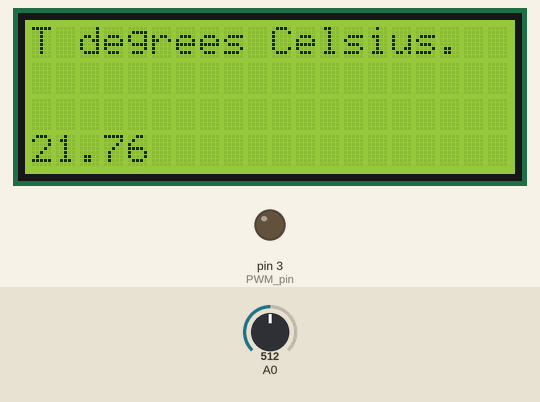
Recording of a sketch running on a simulated Arduino Uno, built with avr-gcc and run on an emulated ATmega328P. On the bench: 20×4 character LCD, output pins drawn as LEDs (lit = HIGH). The inputs (shaded band) are chosen by the test bench; at power-on: A0 = 512.

Above: at 1.2 s.
1.3 s: A0 set to 245
At 3.3 s:
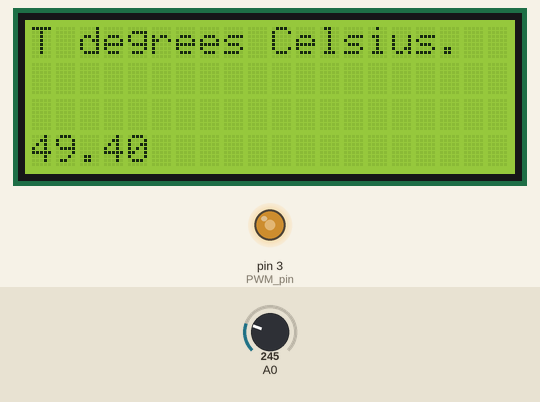
3.6 s: A0 set to 265
At 5.0 s:
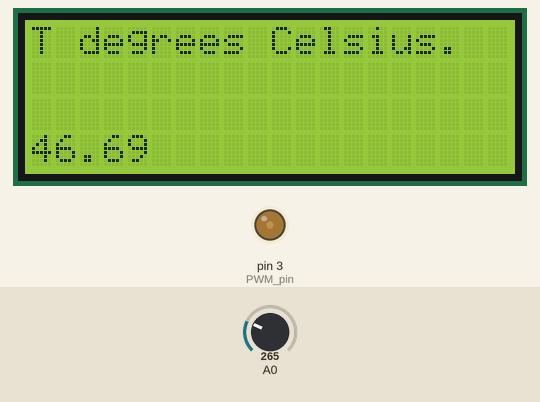
5.9 s: A0 set to 122
At 6.8 s:
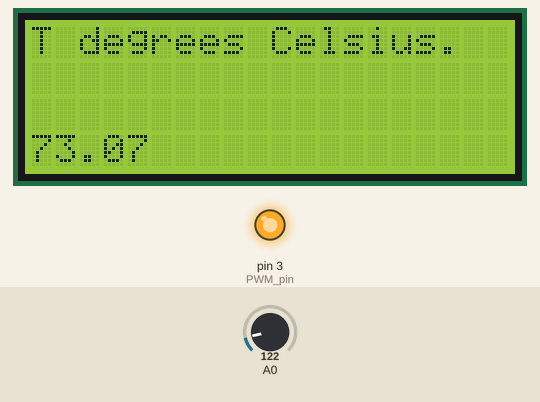
Timing chart, 0 to 8.9 s (numbered marks = the images above; inputs shaded):
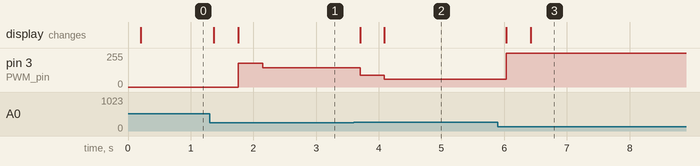

Measured:
- after the input at 1.3 s, pin 3 (PWM_pin): 0/255 → 179/255 after 0.46 s, → 143/255 0.39 s later; the display: first changes after 0.07 s (image 1 shows a later state)
- after the input at 3.6 s, pin 3 (PWM_pin): 143/255 → 90/255 after 0.10 s, → 58/255 0.39 s later, → 59/255 0.39 s later; the display: first changes after 0.10 s (image 2 shows a later state)
- after the input at 5.9 s, pin 3 (PWM_pin): 59/255 → 255/255 after 0.13 s; the display: first changes after 0.13 s (image 3 shows a later state)

The sketch:

PID_LECTURA.ino
```cpp
/*    Max6675 Module  ==>   Arduino
 *    CS              ==>     D10
 *    SO              ==>     D12
 *    SCK             ==>     D13
 *    Vcc             ==>     Vcc (5v)
 *    Gnd             ==>     Gnd      */
#include <SPI.h>
#include <math.h>


float rAux = 102600;
float vcc = 5;
float beta = 3977.0;
float temp0 = 298.0;
float r0 = 88600;

float vm = 0;
float rntc = 0;
float tK = 0;
//LCD config

#include <Wire.h>
#include <LiquidCrystal_I2C.h>
LiquidCrystal_I2C lcd(0x3f,20,4);  //sometimes the adress is not 0x3f. Change to 0x27 if it dosn't work.

/*    i2c LCD Module  ==>   Arduino
 *    SCL             ==>     A5
 *    SDA             ==>     A4
 *    Vcc             ==>     Vcc (5v)
 *    Gnd             ==>     Gnd      */

//I/O
int PWM_pin = 3;  //Pin for PWM signal to the MOSFET driver (the BJT npn with pullup)
int clk = 8;      //Pin 1 from rotary encoder
int data = 9;     //Pin 2 from rotary encoder


//Variables
float set_temperature = 50;            //Default temperature setpoint. Leave it 0 and control it with rotary encoder

float temperature_read = 0.0;
float PID_error = 0;
float previous_error = 0;
float elapsedTime, Time, timePrev;
float PID_value = 0;
int button_pressed = 0;
int menu_activated=0;
float last_set_temperature = 0;

//Vraiables for rotary encoder state detection
int clk_State;
int Last_State;
bool dt_State;

//PID constants
//////////////////////////////////////////////////////////
int kp = 90;   int ki = 30;   int kd = 80;
//////////////////////////////////////////////////////////

int PID_p = 0;    int PID_i = 0;    int PID_d = 0;
float last_kp = 0;
float last_ki = 0;
float last_kd = 0;
int PID_values_fixed =0;

void setup() {
  Serial.begin(9600);
  pinMode(PWM_pin,OUTPUT);
  Time = millis();

  lcd.init();
  lcd.backlight();
}

void loop() {
//if(menu_activated==0)
//{
  // First we read the real value of temperature
  temperature_read = readThermocouple();
  lcd.setCursor(0,0);
  lcd.print("Temperature: ");
  lcd.setCursor(0, 14);
  lcd.print(temperature_read);
  lcd.setCursor(1,0);
  lcd.println(" degrees Celsius.");

  //Next we calculate the error between the setpoint and the real value
  PID_error = set_temperature - temperature_read + 3;
  //Calculate the P value
  PID_p = 0.01*kp * PID_error;
  //Calculate the I value in a range on +-3
  PID_i = 0.01*PID_i + (ki * PID_error);


  //For derivative we need real time to calculate speed change rate
  timePrev = Time;                            // the previous time is stored before the actual time read
  Time = millis();                            // actual time read
  elapsedTime = (Time - timePrev) / 1000;
  //Now we can calculate the D calue
  PID_d = 0.01*kd*((PID_error - previous_error)/elapsedTime);
  //Final total PID value is the sum of P + I + D
  PID_value = PID_p + PID_i + PID_d;

  //We define PWM range between 0 and 255
  if(PID_value < 0)
  {    PID_value = 0;    }
  if(PID_value > 255)
  {    PID_value = 255;  }
  //Now we can write the PWM signal to the mosfet on digital pin D3
  //Since we activate the MOSFET with a 0 to the base of the BJT, we write 255-PID value (inverted)
  analogWrite(PWM_pin,255-PID_value);
  previous_error = PID_error;     //Remember to store the previous error for next loop.

  float end_time = millis();

  delay(250 - (Time - end_time)); //Refresh rate + delay of LCD print
  //Antirreloj
}


//The function that reads the SPI data from MAX6675
double readThermocouple() {

  long sum = 0;
  const int numSamples = 10;
  for(int i = 0; i < numSamples; i++) {
    sum += analogRead(A0);
    delay(10);
  }
  int adcValue = sum / numSamples;


  vm = (vcc/1024)*(adcValue);
  rntc = rAux/((vcc/vm)-1);
  tK = beta/(log(rntc/r0)+(beta/temp0));
  return tK-273;
}
```
